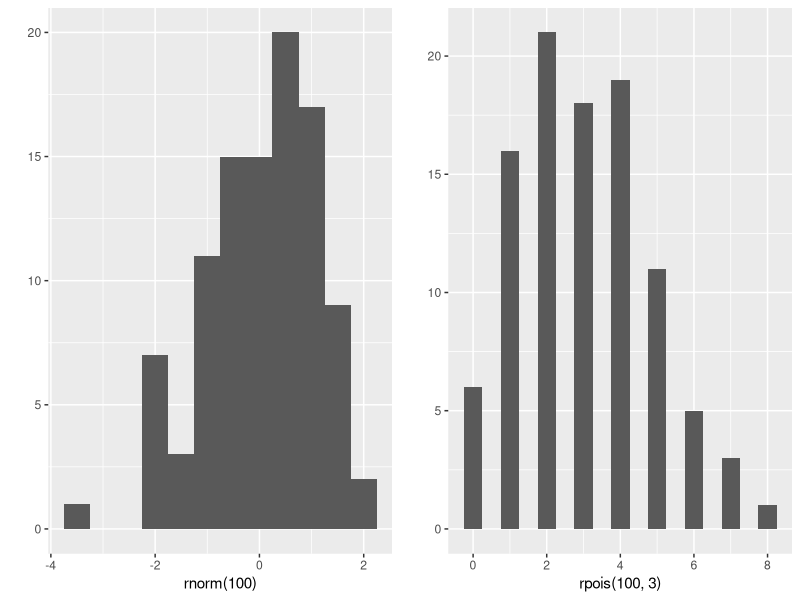

Generate this figure with R: (Note: this script raises an error after producing the figure.)
# ggplot2 Notes
require(ggplot2)

# useful ggplot2 extensions or compatible packages
# - Publication ready plots https://github.com/kassambara/ggpubr
# - Composer of ggplots https://github.com/thomasp85/patchwork
# - A List of ggplot2 extensions http://www.ggplot2-exts.org/

# plot ggplots side by side
# source: http://stackoverflow.com/a/3935554
require(gridExtra)
plot1 <- qplot(rnorm(100), binwidth = 0.5)
plot2 <- qplot(rpois(100, 3), binwidth = 0.5)
grid.arrange(plot1, plot2, ncol = 2)

# change legend title
# source: http://stackoverflow.com/a/14622513
p <- ggplot(df, aes(x=rating, fill=cond)) +
            geom_density(alpha=.3) +
            xlab("NEW RATING TITLE") +
            ylab("NEW DENSITY TITLE")
p <- p + guides(fill=guide_legend(title="New Legend Title"))

# add annotation to side of plot
# source: http://stackoverflow.com/a/12417481/6873133

# increase size of points
# source: http://stackoverflow.com/a/9789895/6873133
dt <- data.frame(country = letters[1:20], val = rnorm(20), siz = rnorm(20))
qplot(x = country, y = val, data = dt, geom = "point", size = siz) +
    scale_size(range = c(2, 10))

# remove all of (x) axis labels
# remove everything, but can pick and choose which ones to keep
# source: https://stackoverflow.com/a/35090981/6873133
ggplot(data = diamonds, mapping = aes(x = clarity)) + geom_bar(aes(fill = cut))+
  theme(axis.title.x = element_blank(),
        axis.text.x = element_blank(),
        axis.ticks.x = element_blank())

# move around x-axis label
# source: https://ggplot2.tidyverse.org/reference/element.html
# inspired by: https://twitter.com/tjmahr/status/1039517803315744768
iris %>% ggplot(aes(Sepal.Length, Sepal.Width)) +
  geom_point() +
  theme(axis.title.x = element_text(hjust = 0.25, vjust = 7))
# draw ellipses around scatterplot clusters
# default, 95% of data drawn around
# source: http://ggplot2.tidyverse.org/reference/stat_ellipse.html
faithpoint <- ggplot(faithful, aes(waiting, eruptions, color = eruptions > 3)) +
    geom_point() +
faithpoint + stat_ellipse()
faithpoint + stat_ellipse(level = 0.99)

# add table into plot with tableGrob
# source: https://stackoverflow.com/a/44121513/6873133
library(gridExtra)
mydata <- data.frame(a=1:50, b=rnorm(50))
mytable <- cbind(sites=c("site 1","site 2","site 3","site 4"), mydata[10:13,])
k <- ggplot(mydata,aes(x=a,y=b)) + 
  geom_point(colour="blue") + 
  geom_point(data=mydata[10:13, ], aes(x=a, y=b), colour="red", size=5) + 
  annotation_custom(tableGrob(mytable, rows=NULL), 
                    xmin=35, xmax=50, ymin=-2.5, ymax=-1)

# add counts above bars in bar graph
# sources:
# - https://stackoverflow.com/a/23770326/
# - https://stackoverflow.com/a/19853744/
# - https://stackoverflow.com/a/3695592/
# - But may be replaced with calc() eventually
#   - See https://stackoverflow.com/a/17506197/
dd <- data.frame(x = rnorm(100, 5, 2))
ggplot(dd, aes(x = x)) + geom_histogram() +
  stat_bin(aes(y = ..count.., label = ..count..), geom = "text", vjust = -0.5)
